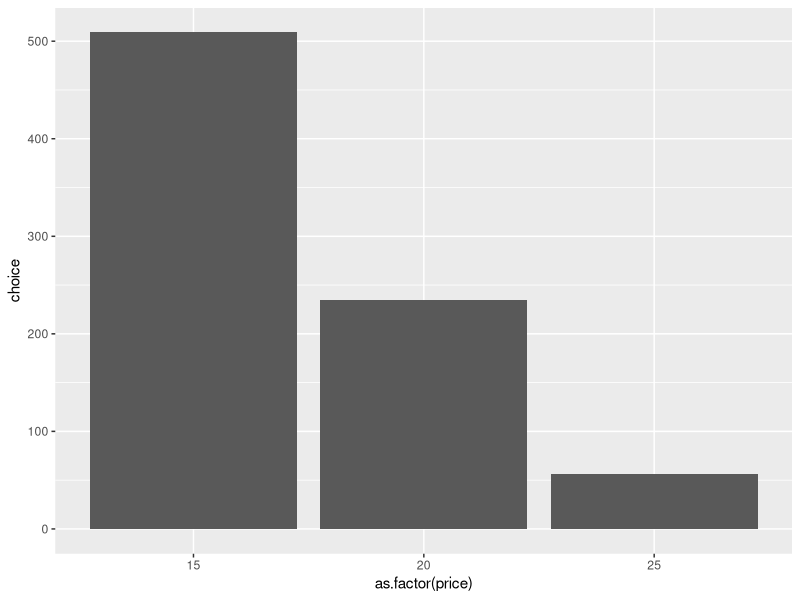
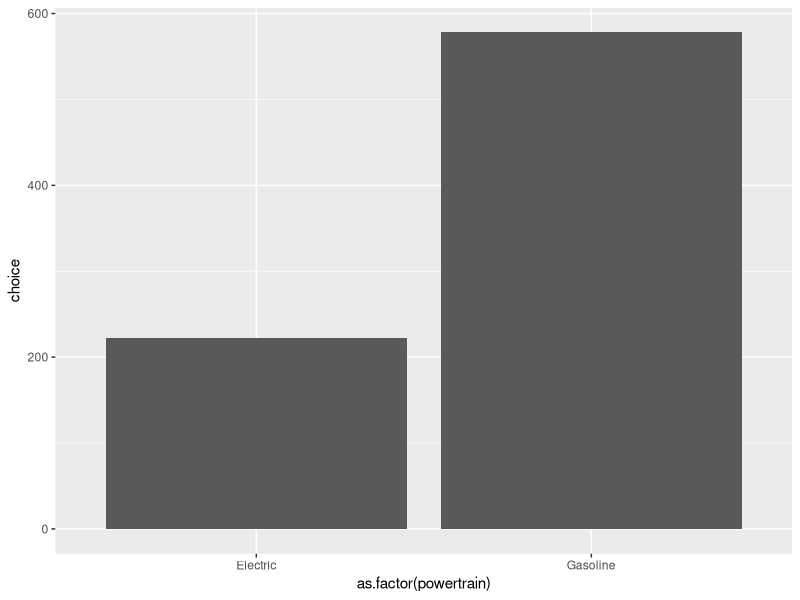

These charts were generated, in order, by the following R code:
# Explore choice data

# Load libraries
library(tidyverse)
library(here)

# -----------------------------------------------------------------------------
# Load the data set:
data <- read_csv(here('data', 'mnl.csv'))
head(data)

# Variables:
# "respID"      = Identifies each survey respondent
# "qID"         = Identifies each question for each survey respondent
# "altID"       = Identifies the alternative in each unique choice observation
# "obsID"       = Identifies each unique choice observation
# "choice"      = 1 if the alternative is chosen, 0 otherwise
# "price"       = Purchase price in thousands of dollars (15, 20, 25)
# "fuelEconomy" = Fuel economy in miles per gallon of gasoline (20, 25, 30)
# "accelTime"   = 0 to 60 mph acceleration time in seconds (6, 7, 8)
# "powertrain"  = Indicates if the car is electric or gas

# Look at counts of values in data:
data %>% count(price)
data %>% count(fuelEconomy)
data %>% count(accelTime)
data %>% count(powertrain)

# Count number of times each alternative was chosen:
data %>% count(altID, choice)

# Check if any respondents made the same choice for all questions:
data %>% 
    filter(choice == 1) %>%
    count(respID, altID) %>% 
    filter(n == 8)

# Check respondent 174:
data %>% 
    filter(respID == 174)

# Visualize how many times each price level was chosen:
data %>% count(price, choice)
data %>%
    ggplot() + 
    geom_col(aes(x = as.factor(price), y = choice))

# Visualize how many times electric cars were chosen compared to gasoline cars:
data %>% count(powertrain, choice)
data %>%
    ggplot() + 
    geom_col(aes(x = as.factor(powertrain), y = choice))
